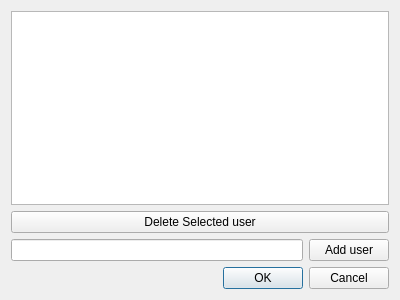
<?xml version="1.0" encoding="UTF-8"?>
<ui version="4.0">
 <class>Dialog</class>
 <widget class="QDialog" name="Dialog">
  <property name="geometry">
   <rect>
    <x>0</x>
    <y>0</y>
    <width>400</width>
    <height>300</height>
   </rect>
  </property>
  <property name="windowTitle">
   <string>Dialog</string>
  </property>
  <layout class="QVBoxLayout" name="verticalLayout">
   <item>
    <layout class="QVBoxLayout" name="mainLayout">
     <item>
      <layout class="QVBoxLayout" name="verticalLayout_2">
       <item>
        <widget class="QListView" name="listViewUsers"/>
       </item>
       <item>
        <widget class="QPushButton" name="deleteUser">
         <property name="text">
          <string>Delete Selected user</string>
         </property>
        </widget>
       </item>
      </layout>
     </item>
     <item>
      <layout class="QHBoxLayout" name="addUserLayout">
       <property name="sizeConstraint">
        <enum>QLayout::SetMinAndMaxSize</enum>
       </property>
       <item>
        <widget class="QLineEdit" name="newUserName">
         <property name="sizePolicy">
          <sizepolicy hsizetype="MinimumExpanding" vsizetype="Fixed">
           <horstretch>0</horstretch>
           <verstretch>0</verstretch>
          </sizepolicy>
         </property>
        </widget>
       </item>
       <item>
        <widget class="QPushButton" name="addUser">
         <property name="sizePolicy">
          <sizepolicy hsizetype="Minimum" vsizetype="Fixed">
           <horstretch>0</horstretch>
           <verstretch>0</verstretch>
          </sizepolicy>
         </property>
         <property name="text">
          <string>Add user</string>
         </property>
        </widget>
       </item>
      </layout>
     </item>
    </layout>
   </item>
   <item>
    <widget class="QDialogButtonBox" name="buttonBox">
     <property name="orientation">
      <enum>Qt::Horizontal</enum>
     </property>
     <property name="standardButtons">
      <set>QDialogButtonBox::Cancel|QDialogButtonBox::Ok</set>
     </property>
    </widget>
   </item>
  </layout>
 </widget>
 <resources/>
 <connections>
  <connection>
   <sender>buttonBox</sender>
   <signal>accepted()</signal>
   <receiver>Dialog</receiver>
   <slot>accept()</slot>
   <hints>
    <hint type="sourcelabel">
     <x>248</x>
     <y>254</y>
    </hint>
    <hint type="destinationlabel">
     <x>157</x>
     <y>274</y>
    </hint>
   </hints>
  </connection>
  <connection>
   <sender>buttonBox</sender>
   <signal>rejected()</signal>
   <receiver>Dialog</receiver>
   <slot>reject()</slot>
   <hints>
    <hint type="sourcelabel">
     <x>316</x>
     <y>260</y>
    </hint>
    <hint type="destinationlabel">
     <x>286</x>
     <y>274</y>
    </hint>
   </hints>
  </connection>
 </connections>
</ui>
